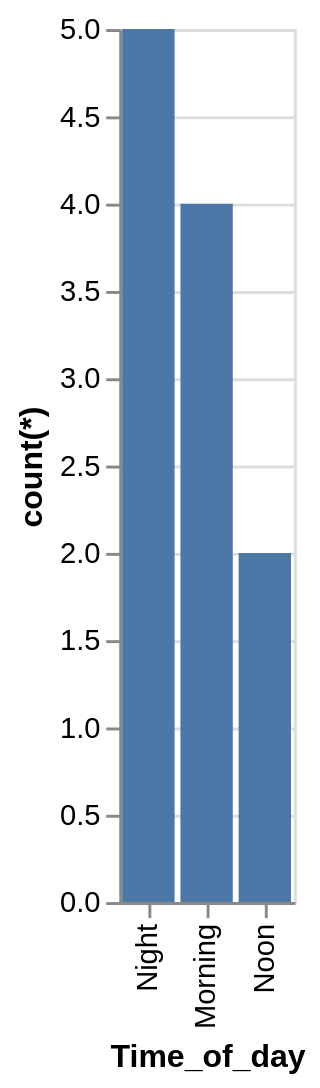

Vega-Lite specification for this chart:
### Vega-Lite specification from a JSON file in a GitHub repository (floating-point values rounded to 4 significant figures)
{"data": {"values": [{"x_data": "Night", "y_data": 5}, {"x_data": "Morning", "y_data": 4}, {"x_data": "Noon", "y_data": 2}]}, "mark": "bar", "encoding": {"x": {"field": "x_data", "type": "nominal", "title": "Time_of_day", "sort": {"op": "sum", "field": "y_data", "order": "descending"}}, "y": {"field": "y_data", "type": "quantitative", "title": "count(*)"}}}
